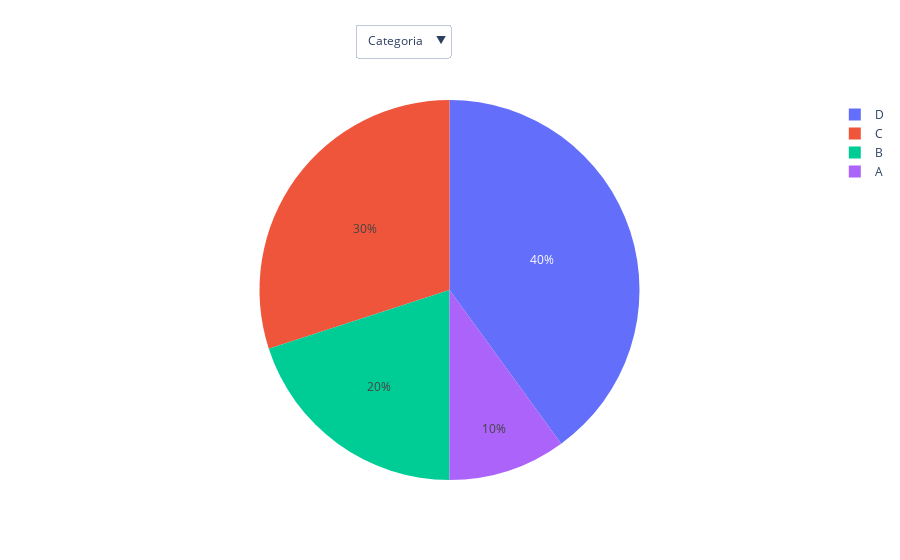

Notebook code cell kept with this figure:
### Code cell
import plotly.graph_objs as go
import pandas as pd

# Criar um DataFrame de exemplo com variáveis categóricas
df = pd.DataFrame({
    'Categoria': ['A', 'B', 'B', 'C', 'C', 'C', 'D', 'D', 'D', 'D'],
    'Valor': [10, 20, 30, 40, 50, 60, 70, 80, 90, 100]
})

# Criar uma tabela de frequência das categorias
freq_table = df['Categoria'].value_counts()

# Criar um gráfico de pizza usando Plotly
fig = go.Figure(data=[go.Pie(labels=freq_table.index, values=freq_table.values)])

# Adicionar botões de seleção de coluna ao gráfico
buttons = []
for coluna in df['Categoria'].unique():
    button = dict(
        label=coluna,
        method="update",
        args=[{"values": [freq_table[coluna]]}]
    )
    buttons.append(button)

fig.update_layout(
    updatemenus=[
        dict(
            active=0,
            buttons=buttons,
            showactive=True,
            direction="down",
            x=0.5,
            y=1.2
        )
    ]
)

# Mostrar o gráfico
fig.show()

### Figure 1 — Plotly figure (JSON) as saved in the notebook; plotly's stock layout.template omitted (floating-point values rounded to 4 significant figures)
{"data": [{"labels": ["D", "C", "B", "A"], "type": "pie", "values": [4, 3, 2, 1]}], "layout": {"updatemenus": [{"active": 0, "buttons": [{"args": [{"labels": ["Categoria", "Valor"], "values": ["A", "B", "B", "C", "C", "C", "D", "D", "D", "D"]}], "label": "Categoria", "method": "update"}, {"args": [{"labels": ["Categoria", "Valor"], "values": [10, 20, 30, 40, 50, 60, 70, 80, 90, 100]}], "label": "Valor", "method": "update"}], "direction": "down", "showactive": true, "x": 0.5, "y": 1.2}]}}
